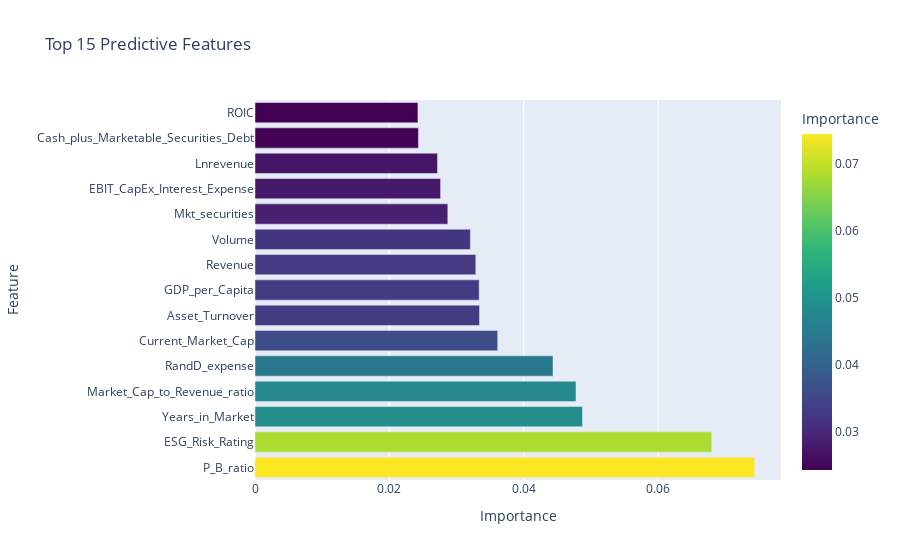

The code cell stored with this chart in its notebook:
### Markdown cell above
5. Dynamic Feature Importance (Interactive)

### Code cell
from plotly.express import bar

importance_df = pd.DataFrame({
    'Feature': X.columns,
    'Importance': best_model.feature_importances_
}).sort_values('Importance', ascending=False).head(15)

fig = bar(importance_df, x='Importance', y='Feature', 
          title='Top 15 Predictive Features',
          color='Importance', color_continuous_scale='Viridis')
fig.show()

### Figure 1 — Plotly figure (JSON) as saved in the notebook; plotly's stock layout.template omitted (floating-point values rounded to 4 significant figures)
{"data": [{"hovertemplate": "Importance=%{marker.color}<br>Feature=%{y}<extra></extra>", "legendgroup": "", "marker": {"color": [0.07439, 0.06798, 0.04875, 0.04779, 0.04437, 0.03613, 0.03342, 0.03337, 0.03287, 0.03206, 0.0287, 0.02763, 0.02717, 0.02433, 0.02426], "coloraxis": "coloraxis", "pattern": {"shape": ""}}, "name": "", "orientation": "h", "showlegend": false, "textposition": "auto", "type": "bar", "x": [0.07439, 0.06798, 0.04875, 0.04779, 0.04437, 0.03613, 0.03342, 0.03337, 0.03287, 0.03206, 0.0287, 0.02763, 0.02717, 0.02433, 0.02426], "xaxis": "x", "y": ["P_B_ratio", "ESG_Risk_Rating", "Years_in_Market", "Market_Cap_to_Revenue_ratio", "RandD_expense", "Current_Market_Cap", "Asset_Turnover", "GDP_per_Capita", "Revenue", "Volume", "Mkt_securities", "EBIT_CapEx_Interest_Expense", "Lnrevenue", "Cash_plus_Marketable_Securities_Debt", "ROIC"], "yaxis": "y"}], "layout": {"barmode": "relative", "coloraxis": {"colorbar": {"title": {"text": "Importance"}}, "colorscale": [[0, "#440154"], [0.1111, "#482878"], [0.2222, "#3e4989"], [0.3333, "#31688e"], [0.4444, "#26828e"], [0.5556, "#1f9e89"], [0.6667, "#35b779"], [0.7778, "#6ece58"], [0.8889, "#b5de2b"], [1, "#fde725"]]}, "legend": {"tracegroupgap": 0}, "title": {"text": "Top 15 Predictive Features"}, "xaxis": {"anchor": "y", "domain": [0, 1], "title": {"text": "Importance"}}, "yaxis": {"anchor": "x", "domain": [0, 1], "title": {"text": "Feature"}}}}
